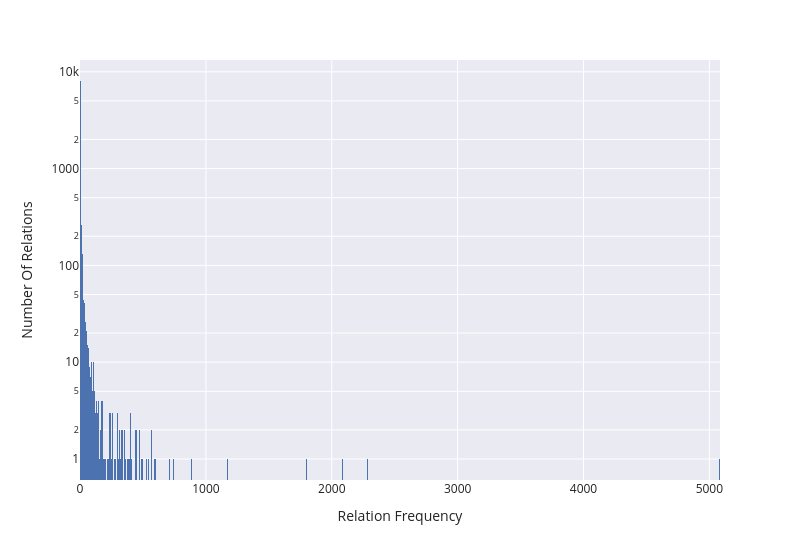

Notebook cell for this chart:
### Markdown cell above
- Predicates

### Code cell
fig = px.histogram(
    data_frame = relation_level.reset_index(),
    x = "number-of-triples",
    width = 800,
    log_y=True
)
fig.update_layout(xaxis_title = 'Relation Frequency', yaxis_title = "Number Of Relations")
save_fig(fig, 'relations_frequency_distribution.pdf')
show(fig)

### Figure 1 — Plotly figure (JSON) as saved in the notebook; plotly's stock layout.template omitted (floating-point values rounded to 4 significant figures; data arrays with more than 128 entries replaced by an {"elided": "..."} marker saying what was removed)
{"data": [{"bingroup": "x", "hovertemplate": "number-of-triples=%{x}<br>count=%{y}<extra></extra>", "legendgroup": "", "marker": {"color": "rgb(76,114,176)", "pattern": {"shape": ""}}, "name": "", "orientation": "v", "showlegend": false, "type": "histogram", "x": {"elided": "9698 int values"}, "xaxis": "x", "yaxis": "y"}], "layout": {"barmode": "relative", "font": {"size": 12}, "legend": {"tracegroupgap": 0}, "margin": {"t": 60}, "width": 800, "xaxis": {"anchor": "y", "domain": [0, 1], "title": {"text": "Relation Frequency"}}, "yaxis": {"anchor": "x", "domain": [0, 1], "title": {"text": "Number Of Relations"}, "type": "log"}}}
